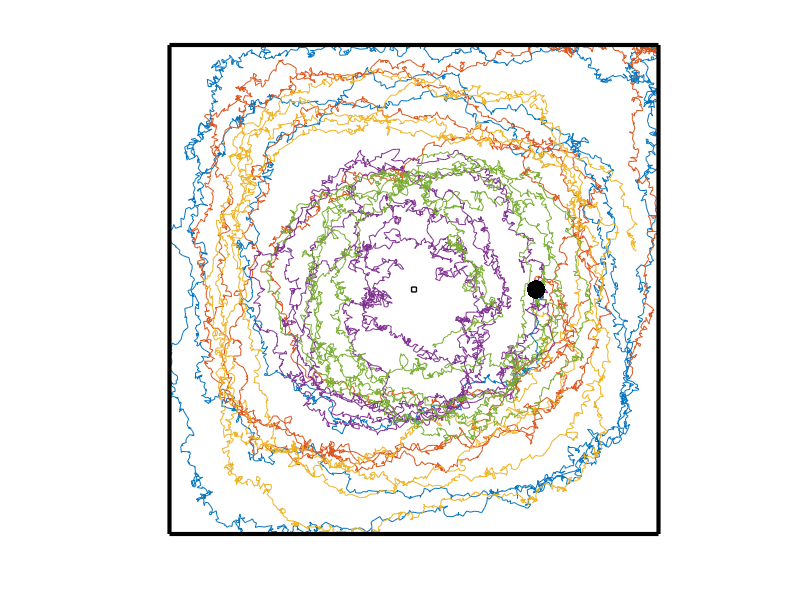
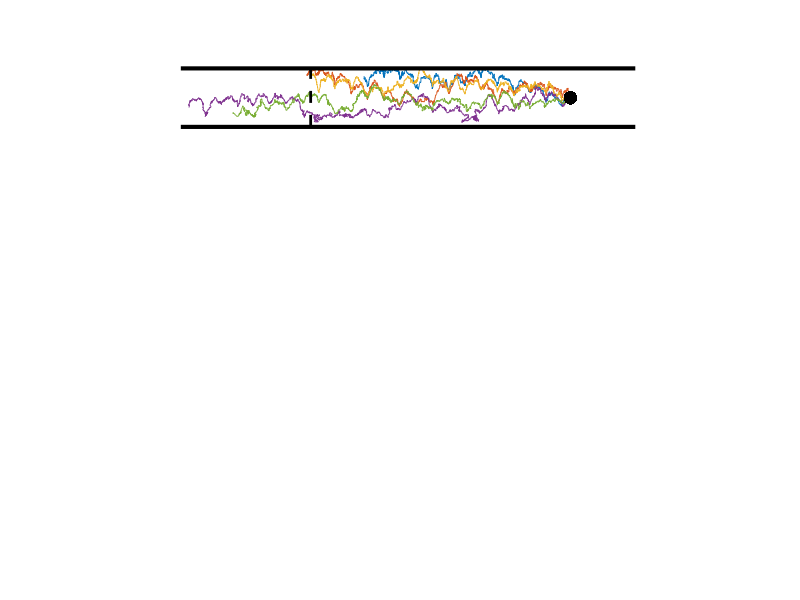

Here is the MATLAB script that generated these plots, in order:
% Matlab script to illustrate change of coordinates from square to
% piecewise smooth annular domain for the noisy heteroclinic oscillator
% system.
%
% Note the code generates a trajectory moving clockwise.  For consistency
% with text the image is inverted to give CCW motion in figure 2.

close all
clear all

D=.01;
alpha=.01;
tmax=40;
dt=.01;
t=0:dt:tmax;
nt=length(t);
ntrace=5;
x1=nan(ntrace,nt); % cartesian coordinates x1,x2
x2=nan(ntrace,nt);
a1=nan(size(x1)); % transformed polaresque coordinates a1 (angle), a2 log radius
dw1=randn(size(x1));
dw2=randn(size(x2));
x1(:,1)=pi/4;
x2(:,1)=0;
a1(:,1)=0; % calculate a2 from trace later
f1=@(x1,x2)cos(x1).*sin(x2)+alpha*sin(2*x1);
f2=@(x1,x2)-sin(x1).*cos(x2)+alpha*sin(2*x2);

% some parameters
sdt=sqrt(2*D*dt);
pi2=pi/2;
epsilon=.01;

for j=1:nt
    xx1=x1(:,j)+dt*f1(x1(:,j),x2(:,j))+sdt*dw1(:,j);
    xx2=x2(:,j)+dt*f2(x1(:,j),x2(:,j))+sdt*dw2(:,j);
    xx1=(xx1<-pi2).*(-pi-xx1)+(xx1>pi2).*(pi-xx1)+(abs(xx1)<=pi2).*xx1;
    xx2=(xx2<-pi2).*(-pi-xx2)+(xx2>pi2).*(pi-xx2)+(abs(xx2)<=pi2).*xx2;
    x1(:,j+1)=xx1;
    x2(:,j+1)=xx2;
    da1=atan2(xx2,xx1)-atan2(x2(:,j),x1(:,j));
    da1=da1+2*pi*((da1<-pi)-(da1>pi));
    a1(:,j+1)=a1(:,j)+da1;
end
th=atan2(x2,x1);
absth=abs(th);
a2=(absth<=pi/4).*(x1-epsilon)./(pi2-epsilon)+...
    (th>pi/4).*(th<=3*pi/4).*(x2-epsilon)./(pi2-epsilon)+...
    (th<-pi/4).*(th>=-3*pi/4).*-(x2-epsilon)./(pi2-epsilon)+...
    (absth>3*pi/4).*-(x1-epsilon)./(pi2-epsilon);

a1cutoff=max(min(a1')); % all trajectories go this far.
a1shift=-2*pi*floor(a1cutoff/(2*pi)); % number of times around

%% figure 1b
figure(1)
clf
plot(x1',x2')
hold on
plot(x1(1,1),x2(1,1),'k.','MarkerSize',40)
set(line([-pi2 -pi2 pi2 pi2 -pi2],[pi2,-pi2,-pi2,pi2,pi2]),'Color','k','LineWidth',3)
set(line(epsilon*[-pi2 -pi2 pi2 pi2 -pi2],epsilon*[pi2,-pi2,-pi2,pi2,pi2]),'Color','k','LineWidth',1)
axis equal
axis off
shg
%print -dpdf het_osc_transform_figA

%% figure 1c
figure(2)
clf
subplot(4,1,1)
plot(a1'+a1shift,a2')
hold on
set(line([-4*pi a1shift+2*pi],[0 0]),'Color','k','LineWidth',3)
set(line([-4*pi a1shift+2*pi],[1 1]),'Color','k','LineWidth',3)
set(line([0 0],[0 1]),'Color','k','Linewidth',2,'LineStyle','--')
plot(a1(1,1)+a1shift,a2(1,1),'k.','MarkerSize',30)
axis off

